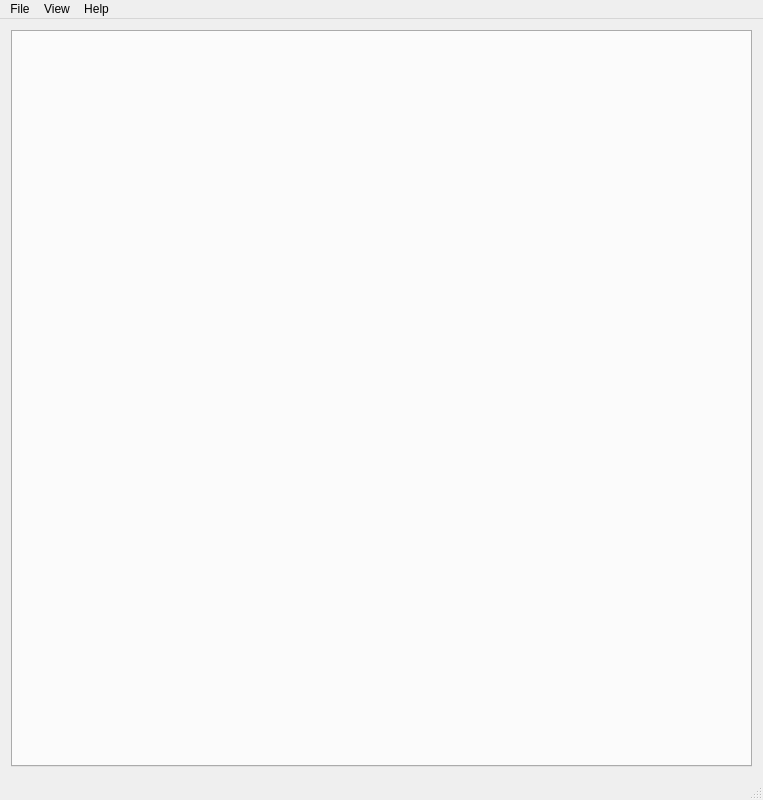
<?xml version="1.0" encoding="UTF-8"?>
<ui version="4.0">
 <class>MainWindow</class>
 <widget class="QMainWindow" name="MainWindow">
  <property name="geometry">
   <rect>
    <x>0</x>
    <y>0</y>
    <width>763</width>
    <height>800</height>
   </rect>
  </property>
  <property name="sizePolicy">
   <sizepolicy hsizetype="MinimumExpanding" vsizetype="MinimumExpanding">
    <horstretch>0</horstretch>
    <verstretch>0</verstretch>
   </sizepolicy>
  </property>
  <property name="minimumSize">
   <size>
    <width>0</width>
    <height>0</height>
   </size>
  </property>
  <property name="windowTitle">
   <string>Realtime Video Magnification</string>
  </property>
  <widget class="QWidget" name="centralWidget">
   <layout class="QVBoxLayout" name="verticalLayout">
    <item>
     <widget class="QTabWidget" name="tabWidget">
      <property name="sizePolicy">
       <sizepolicy hsizetype="Minimum" vsizetype="Minimum">
        <horstretch>0</horstretch>
        <verstretch>0</verstretch>
       </sizepolicy>
      </property>
      <property name="currentIndex">
       <number>-1</number>
      </property>
      <property name="tabsClosable">
       <bool>false</bool>
      </property>
     </widget>
    </item>
   </layout>
  </widget>
  <widget class="QMenuBar" name="menuBar">
   <property name="geometry">
    <rect>
     <x>0</x>
     <y>0</y>
     <width>763</width>
     <height>22</height>
    </rect>
   </property>
   <widget class="QMenu" name="menuFile">
    <property name="title">
     <string>File</string>
    </property>
    <addaction name="actionConnect_Open"/>
    <addaction name="actionQuit"/>
   </widget>
   <widget class="QMenu" name="menuHelp">
    <property name="title">
     <string>Help</string>
    </property>
    <addaction name="actionHelp"/>
    <addaction name="actionAbout"/>
    <addaction name="actionAboutQt"/>
   </widget>
   <widget class="QMenu" name="menuView">
    <property name="title">
     <string>View</string>
    </property>
    <addaction name="actionFullScreen"/>
   </widget>
   <addaction name="menuFile"/>
   <addaction name="menuView"/>
   <addaction name="menuHelp"/>
  </widget>
  <widget class="QStatusBar" name="statusBar"/>
  <action name="actionAbout">
   <property name="text">
    <string>About OpenCap</string>
   </property>
  </action>
  <action name="actionQuit">
   <property name="text">
    <string>Quit</string>
   </property>
  </action>
  <action name="actionScaleToFitFrame">
   <property name="checkable">
    <bool>true</bool>
   </property>
   <property name="text">
    <string>Scale to fit frame</string>
   </property>
  </action>
  <action name="actionFullScreen">
   <property name="checkable">
    <bool>true</bool>
   </property>
   <property name="text">
    <string>Full Screen</string>
   </property>
   <property name="shortcut">
    <string>F11</string>
   </property>
  </action>
  <action name="actionConnect_Open">
   <property name="text">
    <string>Connect/Open</string>
   </property>
   <property name="shortcut">
    <string>Ctrl+O</string>
   </property>
  </action>
  <action name="actionSet_Codec">
   <property name="text">
    <string>Set Codec</string>
   </property>
  </action>
  <action name="actionAbout_Qt">
   <property name="text">
    <string>About Qt</string>
   </property>
  </action>
  <action name="actionHelp">
   <property name="text">
    <string>Help</string>
   </property>
   <property name="shortcut">
    <string>F1</string>
   </property>
  </action>
  <action name="actionAboutQt">
   <property name="text">
    <string>About Qt</string>
   </property>
  </action>
 </widget>
 <layoutdefault spacing="6" margin="11"/>
 <resources/>
 <connections/>
</ui>
